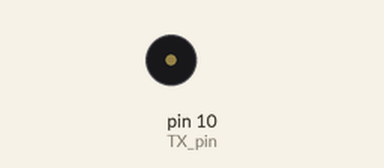
Recording of a sketch running on a simulated Arduino Uno, built with avr-gcc and run on an emulated ATmega328P. Shown: buzzer (waves = sounding). What the sketch prints to the serial monitor is not drawn.

Above: at 0.06 s.
Timing chart, 0 to 3.0 s (numbered marks = the images above):
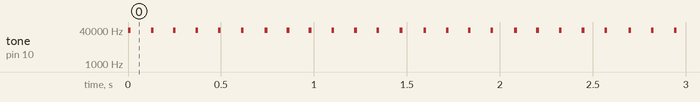

The sketch:

Airbound_uTransmiter.ino
```cpp
#define TX_pin 10 // Connect transducer at pin no. 3
unsigned long previousMillis = 0;  // will store last time LED was updated

// constants won't change:
const long interval = 3000;  // interval at which to blink (milliseconds)
int ledState = LOW;  // ledState used to set the LED

void setup()
{
  Serial.begin(9600); // set serial monitor baud rate at 15200
  pinMode(TX_pin, OUTPUT);
}

void loop()
{
 // send("Hello World!!!\n"); // Write the message to send in the function argument as string
  send("don't worry, you will receive signals, but they might take their time.\n"); // Write the message to send in the function argument as string

  unsigned long currentMillis = millis();
  int monitorLedState = ledState;
  Serial.println(monitorLedState);
  if (monitorLedState == 1){
  send("don't worry, you will receive signals, but they might take their time.\n"); // Write the message to send in the function argument as string
  }
  if (monitorLedState == 0){
  send("hello world!!\n"); // Write the message to send in the function argument as strin

  }

  if (currentMillis - previousMillis >= interval) {
    // save the last time you blinked the LED
    previousMillis = currentMillis;

    // if the LED is off turn it on and vice-versa:
    if (ledState == LOW) {
      ledState = HIGH;
    } else {
      ledState = LOW;
    }
    // set the LED with the ledState of the variable:
  //  digitalWrite(ledPin, ledState);
  }

}

void send(String msg)
{
  byte ch;
  unsigned int pos = 0; // to store position of byte in string
  unsigned int sz = msg.length(); // size of string
  while (pos < sz) // untill the string is fully tavarsed
  {
    ch = msg.charAt(pos); // Access the character at pos in msg string
    Serial.print((char)ch);
    tone(TX_pin, 40000); // Generate a 40k Hz sound wave for 10 milliseconds
    delay(10);
    noTone(TX_pin); // Stop generating the sound
    for (int i = 0; i < 8; i++) // Traverse each bit of a character
    {
      bool b; // Variable to store bit
      b = bitRead(ch, 7 - i); // Returns if the bit at ith position is HIGH (1) or LOW (0)
      if (b) // IF the bit is ONE send 2 millisecond sound of 4k Hz
      {
        tone(TX_pin, 40000);
        delay(2);
      }
      else // If the bit is ZERO send 4 millisecond sound of 4k Hz
      {
        tone(TX_pin, 40000);
        delay(4);
      }
      noTone(TX_pin);// After sending a character, send nothing for 11 milliseconds
      delay(11);
    }
    pos++; // Go to next character in the string
  }
}
void send2(String msg)
{
  byte ch;
  unsigned int pos = 0; // to store position of byte in string
  unsigned int sz = msg.length(); // size of string
  while (pos < sz) // untill the string is fully tavarsed
  {
    ch = msg.charAt(pos); // Access the character at pos in msg string
    Serial.print((char)ch);
    tone(TX_pin, 40000); // Generate a 40k Hz sound wave for 10 milliseconds
    delay(10);
    noTone(TX_pin); // Stop generating the sound
    for (int i = 0; i < 8; i++) // Traverse each bit of a character
    {
      bool b; // Variable to store bit
      b = bitRead(ch, 7 - i); // Returns if the bit at ith position is HIGH (1) or LOW (0)
      if (b) // IF the bit is ONE send 2 millisecond sound of 4k Hz
      {
        tone(TX_pin, 40000);
        delay(2);
      }
      else // If the bit is ZERO send 4 millisecond sound of 4k Hz
      {
        tone(TX_pin, 40000);
        delay(4);
      }
      noTone(TX_pin);// After sending a character, send nothing for 11 milliseconds
      delay(11);
    }
    pos++; // Go to next character in the string
  }
}
```

Measured:
- by itself, tone on pin 10 (TX_pin): alternates 40000 Hz for 0.01 s and silent for 0.11 s
